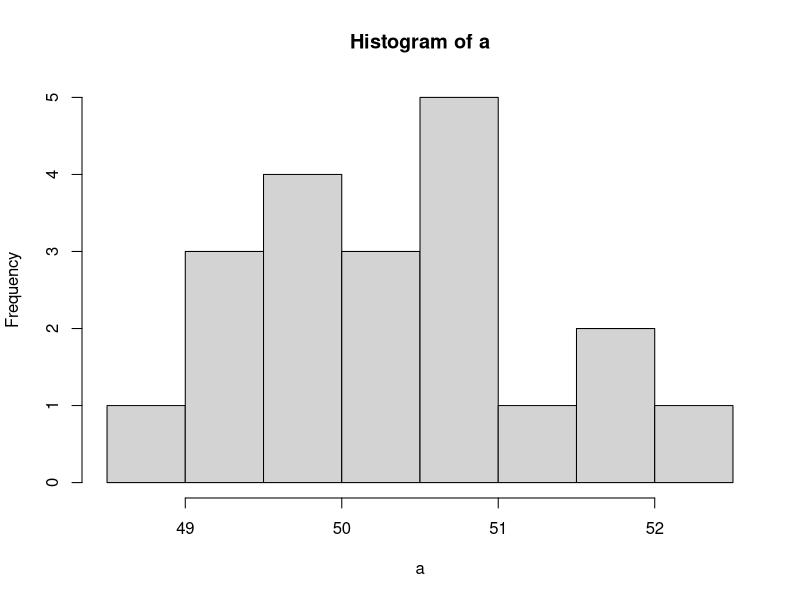
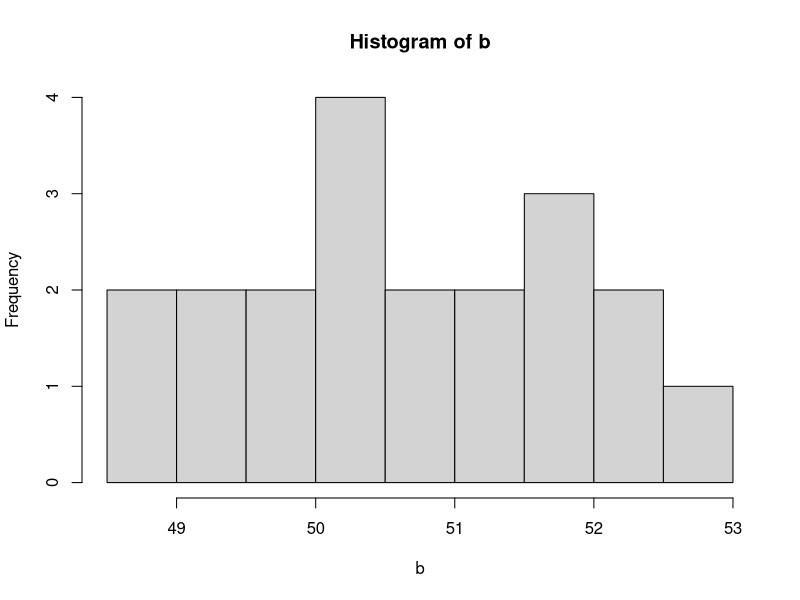
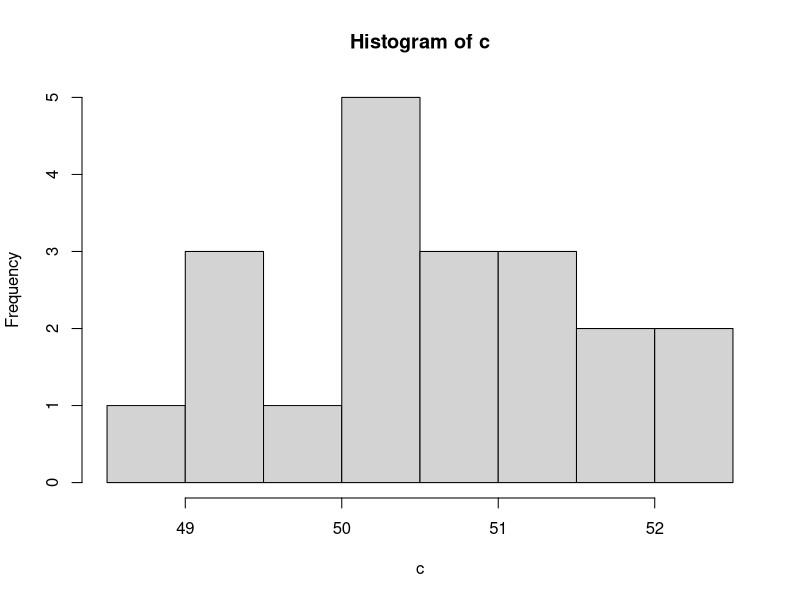

The R script that drew these images, in order:
# Q 4.9

a<-c(51.9, 51., 50.3, 49.6, 51., 50., 48.9, 50.5, 50.9, 52.4, 51.3, 50.7, 52., 
    49.4, 49.7, 50.5, 50.7, 49.4, 49.9, 49.2);
b<-c(51.9, 48.7, 51.1, 51.7, 49.9, 48.8, 52.5, 51.7, 51.3, 52.6, 49.4, 
    50.3, 50.3, 50.2, 50.9, 52.1, 49.3, 50.7, 50.5, 49.7);
c<-c(51.1, 50.1, 51.4, 50.5, 49.7, 51.6, 51., 49.5, 52.4,
     49.5, 51.6, 49.4, 50.8, 50.8, 50.2, 50.1, 52.3, 48.9, 50.4, 51.5);

nbins=8;
hist(a,freq=nbins)
hist(b,freq=nbins)
hist(c,freq=nbins)

# Q 4.10
cat("첫번째 set\n")
cat('평균은 ',mean(a),"\n")
cat("분산은 ",var(a),"\n")
cat("표준 편차는 ",sd(a),"\n\n")

cat("두번째 set\n")
cat("평균은 ",mean(b),"\n")
cat("분산은 ",var(b),"\n")
cat("표준 편차는 ",sd(b),"\n\n")

cat("세번째 ")
cat("평균은 ",mean(c),"\n")
cat("분산은 ",var(c),"\n")
cat("표준 편차는 ",sd(c),"\n\n")